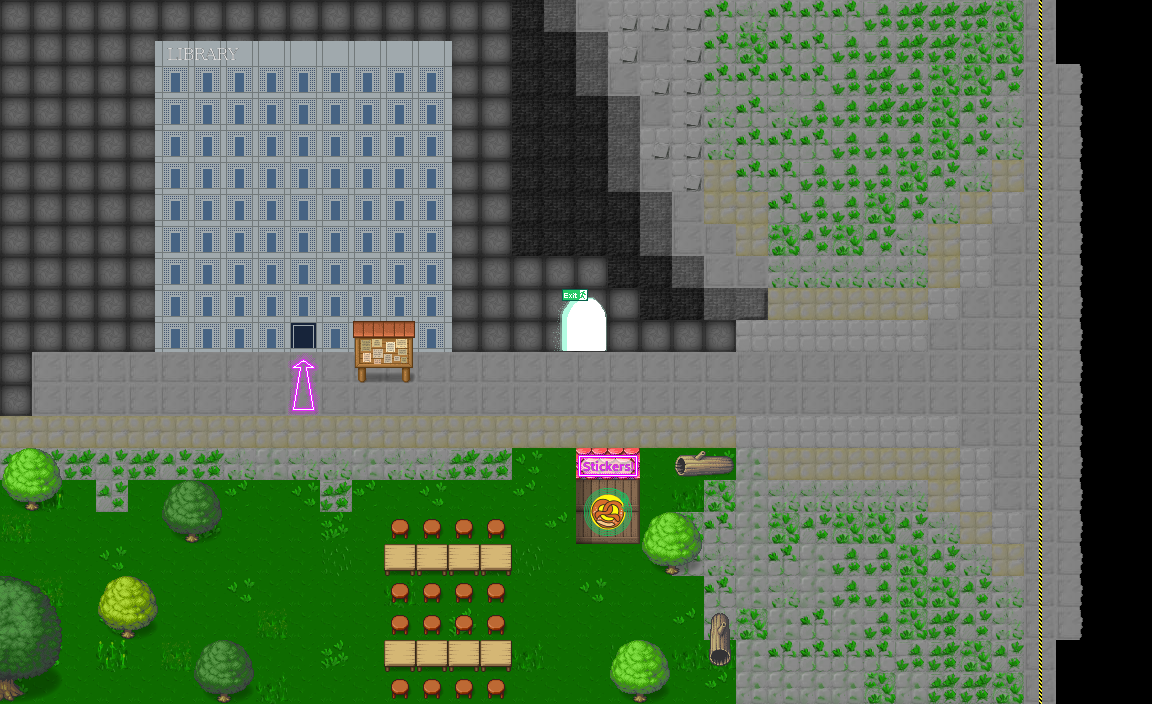

Below is a game level as drawn by its tile map, then a one-line description and the .tmx that defines it (tile-layer data replaced by summaries):
An orthogonal 36x22 tile map with 32x32 px tiles, 15 tile layers (start, fromBib, toBib, toLobby, ...), 7 tilesets and 1 object.

<map version="1.2" tiledversion="1.3.3" orientation="orthogonal" renderorder="right-down" width="36" height="22" tilewidth="32" tileheight="32" infinite="0" nextlayerid="19" nextobjectid="3">
 <editorsettings>
  <export target="main.json" format="json" />
 </editorsettings>
 <properties>
  <property name="startLayer" type="bool" value="true" />
 </properties>
 <tileset firstgid="1" name="floortileset" tilewidth="32" tileheight="32" tilecount="64" columns="8">
  <properties>
   <property name="tilesetCopyright" value="by Chaosz0ne" />
  </properties>
  <image source="tiles/floortileset.png" width="256" height="256" />
 </tileset>
 <tileset firstgid="65" name="bibliothek-ext" tilewidth="32" tileheight="32" tilecount="35" columns="5">
  <properties>
   <property name="tilesetCopyright" value="CC-BY-SA Skyr" />
  </properties>
  <image source="tiles/bibliothek-ext.png" width="160" height="224" />
  <tile id="6">
   <properties>
    <property name="collides" type="bool" value="false" />
   </properties>
  </tile>
  <tile id="11">
   <properties>
    <property name="collides" type="bool" value="true" />
   </properties>
  </tile>
  <tile id="25">
   <animation>
    <frame tileid="25" duration="500" />
    <frame tileid="30" duration="500" />
   </animation>
  </tile>
  <tile id="26">
   <animation>
    <frame tileid="26" duration="500" />
    <frame tileid="31" duration="500" />
   </animation>
  </tile>
 </tileset>
 <tileset firstgid="100" name="mapUtilities" tilewidth="32" tileheight="32" tilecount="9" columns="9">
  <properties>
   <property name="tilesetCopyright" value="by rc3 starterkti" />
  </properties>
  <image source="tiles/mapUtilities.png" width="288" height="32" />
 </tileset>
 <tileset firstgid="109" name="worldExit" tilewidth="32" tileheight="32" tilecount="4" columns="2">
  <properties>
   <property name="tilesetCopyright" value="by rc3 starterkit" />
  </properties>
  <image source="tiles/worldExit.png" width="64" height="64" />
 </tileset>
 <tileset firstgid="113" name="cert-safety_set" tilewidth="32" tileheight="32" tilecount="32" columns="16">
  <properties>
   <property name="tilesetCopyright" value="by CERT" />
  </properties>
  <image source="tiles/cert-safety_set.png" width="512" height="64" />
  <tile id="6">
   <properties>
    <property name="collides" type="bool" value="true" />
   </properties>
  </tile>
  <tile id="7">
   <properties>
    <property name="collides" type="bool" value="true" />
   </properties>
  </tile>
  <tile id="8">
   <properties>
    <property name="collides" type="bool" value="true" />
   </properties>
  </tile>
  <tile id="9">
   <properties>
    <property name="collides" type="bool" value="true" />
   </properties>
  </tile>
  <tile id="12">
   <properties>
    <property name="collides" type="bool" value="true" />
   </properties>
  </tile>
  <tile id="13">
   <properties>
    <property name="collides" type="bool" value="true" />
   </properties>
  </tile>
  <tile id="22">
   <properties>
    <property name="collides" type="bool" value="true" />
   </properties>
  </tile>
  <tile id="23">
   <properties>
    <property name="collides" type="bool" value="true" />
   </properties>
  </tile>
  <tile id="24">
   <properties>
    <property name="collides" type="bool" value="true" />
   </properties>
  </tile>
  <tile id="25">
   <properties>
    <property name="collides" type="bool" value="true" />
   </properties>
  </tile>
 </tileset>
 <tileset firstgid="145" name="cija_32x32_expansion for Pipoya_CC0" tilewidth="32" tileheight="32" tilecount="2394" columns="18">
  <properties>
   <property name="tilesetCopyright" value="CC0" />
  </properties>
  <image source="tiles/cija_32x32_expansion for Pipoya_CC0.png" width="576" height="4256" />
  <tile id="1607">
   <properties>
    <property name="collides" type="bool" value="true" />
   </properties>
  </tile>
  <tile id="1608">
   <properties>
    <property name="collides" type="bool" value="true" />
   </properties>
  </tile>
  <tile id="1609">
   <properties>
    <property name="collides" type="bool" value="true" />
   </properties>
  </tile>
  <tile id="1625">
   <properties>
    <property name="collides" type="bool" value="true" />
   </properties>
  </tile>
  <tile id="1626">
   <properties>
    <property name="collides" type="bool" value="true" />
   </properties>
  </tile>
  <tile id="1627">
   <properties>
    <property name="collides" type="bool" value="true" />
   </properties>
  </tile>
  <tile id="1643">
   <properties>
    <property name="collides" type="bool" value="true" />
   </properties>
  </tile>
  <tile id="1644">
   <properties>
    <property name="collides" type="bool" value="true" />
   </properties>
  </tile>
  <tile id="1645">
   <properties>
    <property name="collides" type="bool" value="true" />
   </properties>
  </tile>
  <tile id="1661">
   <properties>
    <property name="collides" type="bool" value="true" />
   </properties>
  </tile>
  <tile id="1662">
   <properties>
    <property name="collides" type="bool" value="true" />
   </properties>
  </tile>
  <tile id="1663">
   <properties>
    <property name="collides" type="bool" value="true" />
   </properties>
  </tile>
  <tile id="1676">
   <properties>
    <property name="collides" type="bool" value="true" />
   </properties>
  </tile>
  <tile id="1679">
   <properties>
    <property name="collides" type="bool" value="true" />
   </properties>
  </tile>
  <tile id="1680">
   <properties>
    <property name="collides" type="bool" value="true" />
   </properties>
  </tile>
  <tile id="1681">
   <properties>
    <property name="collides" type="bool" value="true" />
   </properties>
  </tile>
  <tile id="1697">
   <properties>
    <property name="collides" type="bool" value="true" />
   </properties>
  </tile>
  <tile id="1698">
   <properties>
    <property name="collides" type="bool" value="true" />
   </properties>
  </tile>
  <tile id="1699">
   <properties>
    <property name="collides" type="bool" value="true" />
   </properties>
  </tile>
 </tileset>
 <tileset firstgid="2539" name="bib-structures" tilewidth="32" tileheight="32" tilecount="256" columns="16">
  <properties>
   <property name="tilesetCopyright" value="CC-BY-SA Skyr" />
  </properties>
  <image source="tiles/bib-structures.png" width="512" height="512" />
  <tile id="87">
   <animation>
    <frame tileid="87" duration="500" />
    <frame tileid="88" duration="500" />
   </animation>
  </tile>
  <tile id="103">
   <animation>
    <frame tileid="103" duration="500" />
    <frame tileid="104" duration="500" />
   </animation>
  </tile>
 </tileset>
 <layer id="5" name="start" width="36" height="22">
  <data>[792 cells, 12 non-empty, 1 distinct tile ids]</data>
 </layer>
 <layer id="8" name="fromBib" width="36" height="22">
  <properties>
   <property name="startLayer" type="bool" value="true" />
  </properties>
  <data>[792 cells, 3 non-empty, 1 distinct tile ids]</data>
 </layer>
 <layer id="9" name="toBib" width="36" height="22">
  <properties>
   <property name="exitUrl" value="bib-eg.json" />
  </properties>
  <data>[792 cells, 1 non-empty, 1 distinct tile ids]</data>
 </layer>
 <layer id="10" name="toLobby" width="36" height="22">
  <properties>
   <property name="exitUrl" value="world://lobby/punchcard.json#start_swabian-embassy" />
  </properties>
  <data>[792 cells, 4 non-empty, 1 distinct tile ids]</data>
 </layer>
 <layer id="11" name="jitsiBiergarten" width="36" height="22">
  <properties>
   <property name="jitsiRoom" value="swabianembassy-biergarten" />
  </properties>
  <data>[792 cells, 36 non-empty, 1 distinct tile ids]</data>
 </layer>
 <layer id="14" name="urlS21-s" width="36" height="22">
  <properties>
   <property name="openWebsite" value="https://webcam-bahnprojekt-stuttgart-ulm.de/S21-Suedkopf-Dueker/S21-Suedkopf-Dueker.jpg" />
  </properties>
  <data>[792 cells, 12 non-empty, 1 distinct tile ids]</data>
 </layer>
 <layer id="12" name="urlS21" width="36" height="22">
  <properties>
   <property name="openWebsite" value="https://webcam-bahnprojekt-stuttgart-ulm.de/S21-Turm-01/s21-turm-01.jpg" />
  </properties>
  <data>[792 cells, 20 non-empty, 1 distinct tile ids]</data>
 </layer>
 <layer id="13" name="urlS21-n" width="36" height="22">
  <properties>
   <property name="openWebsite" value="https://webcam-bahnprojekt-stuttgart-ulm.de/S21-Bahndirektion-Nord/S21-Bundesbahndirektion-Nord.jpg" />
  </properties>
  <data>[792 cells, 12 non-empty, 1 distinct tile ids]</data>
 </layer>
 <layer id="17" name="urlConfirmBadge" width="36" height="22">
  <properties>
   <property name="openWebsite" value="https://rc3.cccs.de/badge.html" />
  </properties>
  <data>[792 cells, 6 non-empty, 1 distinct tile ids]</data>
 </layer>
 <layer id="16" name="urlInfopage" width="36" height="22">
  <properties>
   <property name="openWebsite" value="https://rc3.cccs.de/infopages.html" />
  </properties>
  <data>[792 cells, 8 non-empty, 1 distinct tile ids]</data>
 </layer>
 <objectgroup id="18" name="badge">
  <object id="1" x="577.158" y="447.992" width="94.2855" height="126.441">
   <properties>
    <property name="getBadge" value="E51fwdV4BpZ9y5MZ5ddEbWOJBE6Yn8k4SPUlg3DYShx6fhR1WG" />
   </properties>
  </object>
 </objectgroup>
 <layer id="4" name="Floor" width="36" height="22">
  <data>[792 cells, 663 non-empty, 24 distinct tile ids]</data>
 </layer>
 <layer id="1" name="Buildings" width="36" height="22">
  <data>[792 cells, 101 non-empty, 6 distinct tile ids]</data>
 </layer>
 <layer id="3" name="Decorations" width="36" height="22">
  <data>[792 cells, 88 non-empty, 33 distinct tile ids]</data>
 </layer>
 <objectgroup id="2" name="floorLayer" />
 <layer id="7" name="Buildings-front" width="36" height="22">
  <data>[792 cells, 15 non-empty, 4 distinct tile ids]</data>
 </layer>
 <layer id="6" name="Decorations-front" width="36" height="22">
  <data>[792 cells, 13 non-empty, 13 distinct tile ids]</data>
 </layer>
</map>
